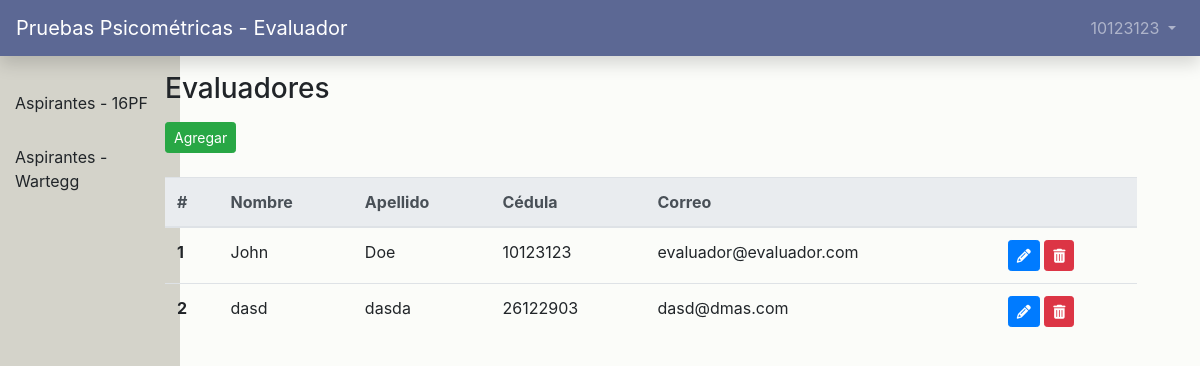
Page /dash/evaluadores (signed in) on the committed database.
### users/models.py (models this page shows, shortened)
class CustomUser(AbstractUser):
    role = models.PositiveIntegerField(null=True, blank=True)
    updated_password = models.BooleanField(null=True, blank=True)
    def get_role(self):
        return '%s' % (self.role)

### main_app/views.py (the view)
# urls.py: path('dash/evaluadores', views.evaluators, name='evaluadores'),
def evaluators(request):
    evaluators = CustomUser.objects.filter(role=1)
    return render(request, 'dashboard/evaluadores.html', {'evaluators': evaluators})

### templates/dashboard/evaluadores.html (shortened to what this page needs)
{% extends './index.html' %}
{% block main_content %}
    <section class="content">
        <div class="row">
            <div class="col-sm-12">
                <h3>Evaluadores</h3>
            </div>
        </div>
        <div class="row mb-4 mt-2">
            <div class="col-sm-12">
                <button type="button" class="btn btn-success btn-sm" data-toggle="modal" data-target="#agregarModal">Agregar</button>
            </div>
        </div>
        <div class="row">
            <div class="col-sm-12">
                <table class="table">
                    <thead class="thead-light">
                        <tr>
                            <th scope="col">#</th>
                            <th scope="col">Nombre</th>
                            <th scope="col">Apellido</th>
                            <th scope="col">Cédula</th>
                            <th scope="col">Correo</th>
                            <th scope="col"></th>
                        </tr>
                    </thead>
                    <tbody>
                        {% for evaluator in evaluators %}
                            <tr>
                                <th scope="row">{{ forloop.counter }}</th>
                                <td>{{ evaluator.first_name }}</td>
                                <td>{{ evaluator.last_name }}</td>
                                <td>{{ evaluator.username }}</td>
                                <td>{{ evaluator.email }}</td>
                                <td>
                                    <button type="button" user-id="{{evaluator.id}}" class="btn btn-primary btn-sm btn-edit" data-toggle="modal" data-target="#editarModal" ><i user-id="{{evaluator.id}}" class="fas fa-pencil-alt"></i></button>
                                    <button type="button" user-id="{{evaluator.id}}" class="btn btn-danger btn-sm btn-delete"><i user-id="{{evaluator.id}}" class="fas fa-trash-alt"></i></button>
                                </td>
                            </tr>
                        {% endfor %}
                    </tbody>
                </table>
            </div>
        </div>
    </section>
{% endblock %}

### templates/navbar.html (shortened to what this page needs)
{% block navbar %}
<nav class="navbar navbar-expand-md navbar-dark mb-4 fixed-top shadow" style="background-color: #5c6894">
    {% if user.get_role == '1' %}
        <a class="navbar-brand" href="{% url 'home' %}">Pruebas Psicométricas - Evaluador</a>
    {% else%}
        <a class="navbar-brand" href="{% url 'home' %}">Pruebas Psicométricas</a>
    {% endif %}
    <div class="collapse navbar-collapse" id="navbarCollapse">
        {% if user.is_authenticated %}
        <ul class="navbar-nav ml-auto">
            <li class="nav-item">
                <a
                    class="nav-link dropdown-toggle"
                    href="#"
                    id="userMenu"
                    data-toggle="dropdown"
                    aria-haspopup="true"
                    aria-expanded="false"
                >
                    {{ user.username }}
                </a>
            </li>
        </ul>
        {% endif %}
    </div>
</nav>
{% endblock navbar %}

### static/css/styles.css (style rules this page uses)
body { background-color: #fbfcf9; }
.content { padding-top: 6vw; padding-left: 10vw; width: 91vw; }

### rows in the picture
CustomUser: username "10123123", first_name "John", last_name "Doe", email "evaluador@evaluador.com"
CustomUser: first_name "dasd", last_name "dasda", username "26122903", email "dasd@dmas.com"
